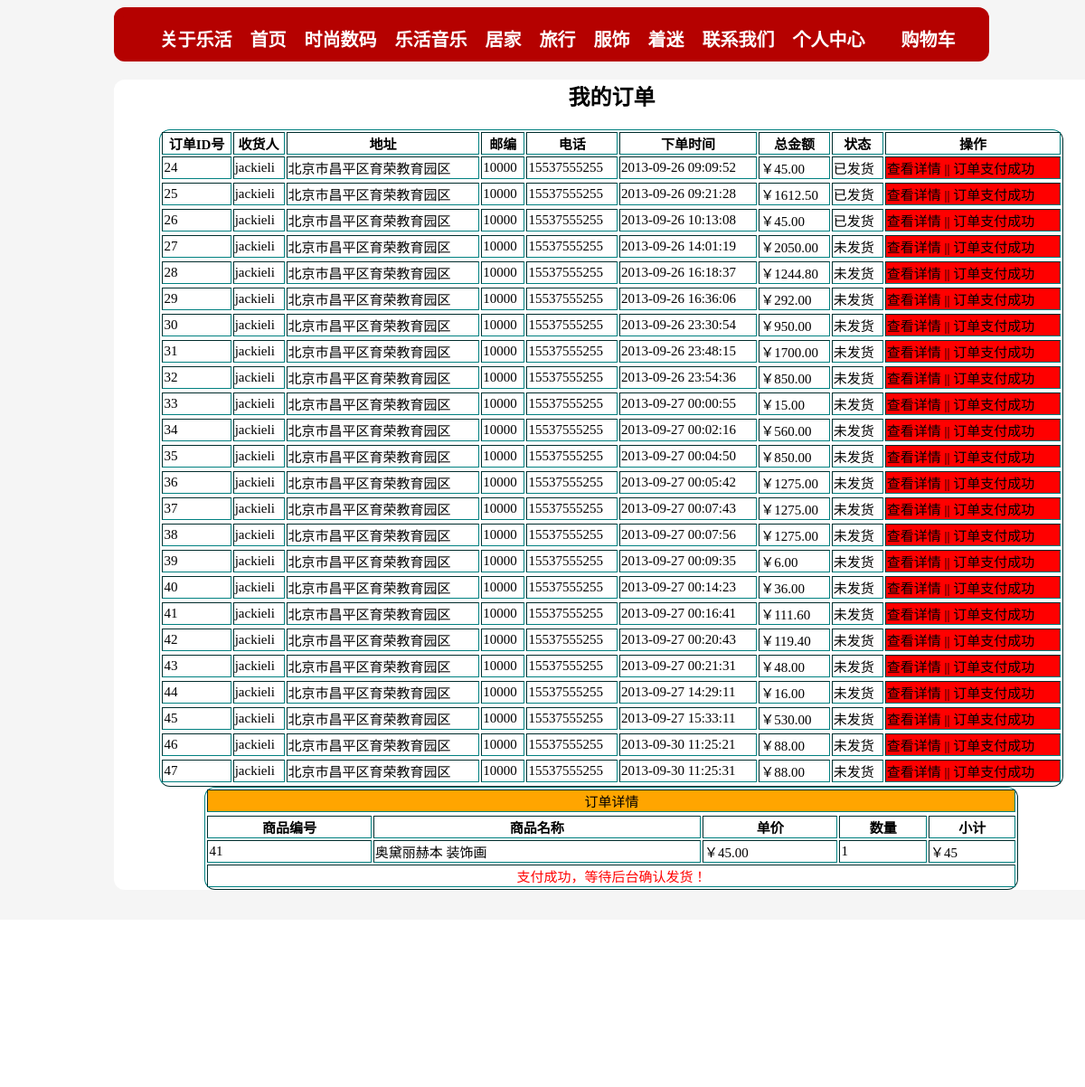
The page /home/zhifu.php?p=24 (signed in) on the database its author committed.
### tables this page shows
CREATE TABLE `orders` (
  `id` int(11) NOT NULL auto_increment,
  `uid` int(11) default NULL,
  `linkman` varchar(32) default NULL,
  `address` varchar(255) default NULL,
  `code` char(6) default NULL,
  `phone` varchar(16) default NULL,
  `addtime` int(11) default NULL,
  `total` double(8,2) default NULL,
  `status` tinyint(4) default NULL,
  PRIMARY KEY  (`id`)
);

CREATE TABLE `detail` (
  `id` int(11) NOT NULL auto_increment,
  `orderid` int(11) default NULL,
  `goodsid` int(11) default NULL,
  `name` varchar(32) default NULL,
  `price` double(6,2) default NULL,
  `num` int(11) default NULL,
  PRIMARY KEY  (`id`)
);

### home/zhifu.php (the view, shortened to what this page needs)
<html>
	<head>
	</head>
	<body bgcolor='whitesmoke'>
		<div style="width:80%;height:40px;background-color:#B50100;border:10px solid #b50100;margin-left:10%;border-radius:12px 12px 12px 12px;">
			<ul>
				<li style='float:left;'><a href=""><span style='font-size:20px;font-weight:bolder;line-height:20px;color:white;'>关于乐活</span></a></li>
				<li style='float:left;margin-left:20px;'><a href="index.php"><span style='font-size:20px;font-weight:bolder;line-height:20px;color:white;'>首页</span></a></li>
				<li style='float:left;margin-left:20px;'><a href=""><span style='font-size:20px;font-weight:bolder;line-height:20px;color:white;'>时尚数码</span></a></li>
				<li style='float:left;margin-left:20px;'><a href=""><span style='font-size:20px;font-weight:bolder;line-height:20px;color:white;'>乐活音乐</span></a></li>
				<li style='float:left;margin-left:20px;'><a href=""><span style='font-size:20px;font-weight:bolder;line-height:20px;color:white;'>居家</span></a></li>
				<li style='float:left;margin-left:20px;'><a href="lvlist.php"><span style='font-size:20px;font-weight:bolder;line-height:20px;color:white;'>旅行</span></a></li>
				<li style='float:left;margin-left:20px;'><a href=""><span style='font-size:20px;font-weight:bolder;line-height:20px;color:white;'>服饰</span></a></li>
				<li style='float:left;margin-left:20px;'><a href="list.php"><span style='font-size:20px;font-weight:bolder;line-height:20px;color:white;'>着迷</span></a></li>
				<li style='float:left;margin-left:20px;'><a href=""><span style='font-size:20px;font-weight:bolder;line-height:20px;color:white;'>联系我们</span></a></li><a name='top'>
				<li style='float:left;margin-left:20px;'><a href="selfcenter.php" target="_blank"><span style='font-size:20px;font-weight:bolder;line-height:20px;color:white;'>个人中心</span></a></li><a name='top'>
				<li style='float:left;margin-left:40px;'><a href="showCart.php"><span style='font-size:20px;font-weight:bolder;line-height:20px;color:white;'>购物车</span></a></li><a name='top'>
			</ul>
		</div>
		<div class='content'>
		<center>
				<h2><font face='隶书' >我的订单</font></h2>
		<table width='1000' border='1'>
			<tr>
				<th>订单ID号</th>
				<th>收货人</th>
				<th>地址</th>
				<th>邮编</th>
				<th>电话</th>
				<th>下单时间</th>
				<th>总金额</th>
				<th>状态</th>
				<th>操作</th>
			</tr>
				<?php
					$link=@mysql_connect(HOST,USER,PASS) or die("数据库连接失败！原因是：".mysql_error());
					$sql="select * from orders where uid={$_SESSION['adminuser']['id']}";
					$result=mysql_query($sql,$link);
						$a=array(0=>'未发货',1=>'已发货');
					if($result&&mysql_num_rows($result)>0){
						while($row=mysql_fetch_assoc($result)){
						echo "<tr>";
						echo "<td>{$row['id']}</td>";
						echo "<td>{$row['linkman']}</td>";
						echo "<td>{$row['address']}</td>";
						echo "<td>{$row['code']}</td>";
						echo "<td>{$row['phone']}</td>";
						echo "<td>".date('Y-m-d H:i:s',$row['addtime']+8*3600)."</td>";
						echo "<td>￥{$row['total']}</td>";
						echo "<td>{$a[$row['status']]}</td>";
						echo "<td style='background-color:red'>
						<a href='zhifu.php?p={$row['id']}'>查看详情</a> || 订单支付成功</td>";
						echo "<tr>";
						}
					}
				?>
		</table>
			<table width='900' border='1'>
			 <tr><td colspan='5' style='background-color:orange;' align='center'>订单详情</td><tr>
			<tr>
				<th>商品编号</th>
				<th>商品名称</th>
				<th>单价</th>
				<th>数量</th>
				<th>小计</th>
			</tr>
				<?php
					$link=@mysql_connect(HOST,USER,PASS) or die("数据库连接失败！原因是：".mysql_error());
					$k=$_GET['p'];
					$sql="select * from detail where orderid={$k}";
					$result=mysql_query($sql,$link);
					if($result&&mysql_num_rows($result)>0){
					while($row=mysql_fetch_assoc($result)){
					echo "<tr>";
					echo "<td>{$row['goodsid']}</td>";
					echo "<td>{$row['name']}</td>";
					echo "<td>￥{$row['price']}</td>";
					echo "<td>{$row['num']}</td>";
					echo "<td>￥".($row['price']*$row['num'])."</td>";
					echo "</tr>";
					}}
					echo "<tr>";
					echo "<td colspan='5' align='center' style='color:red'>支付成功，等待后台确认发货！</td>";
					echo "</tr>";
				?>
			</table>
		</center>
		</div>
		<br><br><br><br>
		<div class="bottom" style=''>
			<hr width="950">
			<div class="fontcolor_blue" align="center">
			<a href="#">关于乐活 广告服务</a>
			<a href="#">合作伙伴</a>
			<a href="#">客户中心</a>
			<a href="#">诚征英才</a>
			<a href="#">联系我们</a>
			<a href="#">网站地图</a>
			<a href="#">热门品牌 版权说明</a>
			</div>
			<div align="center">
			<a href="#">中国站</a>
			<a href="#">国际站 日文站 乐活站 支付宝 中国雅虎 口碑网  乐活推广联盟 </a>
			</div>
			<div align="center">Copyright 2010-2050, 版权所有 LOHAS.COM</div>
			<div class="fontcolor_blue" align="center">ICP证：京C2-20050291</div>
			<div align="center">广告经营许可证号：3301061000468</div>
		</div>
	</body>
</html>

### home/zhifu.php (style rules this page uses)
body { z-index:0; }
a { text-decoration:none;color:black; }
table { border-color:teal;font-family:'微软雅黑';font-weight:1px; font-size:15px;color:black;border-radius:12px 12px 12px 12px;z-index:2; }
tr { background-color:;margin:20px; }
li { list-style:none; }
.content { width:1100px;height:auto;background-color:white;margin-left:10%;border-radius:12px 12px 12px 12px;z-index:2 }

### rows shown on the page
orders: id "24", linkman "jackieli", address "北京市昌平区育荣教育园区", code "10000", phone "15537555255", addtime "2013-09-26 09:09:52", total "45.00", status "已发货"
orders: id "25", linkman "jackieli", address "北京市昌平区育荣教育园区", code "10000", phone "15537555255", addtime "2013-09-26 09:21:28", total "1612.50", status "已发货"
orders: id "26", linkman "jackieli", address "北京市昌平区育荣教育园区", code "10000", phone "15537555255", addtime "2013-09-26 10:13:08", total "45.00", status "已发货"
orders: id "27", linkman "jackieli", address "北京市昌平区育荣教育园区", code "10000", phone "15537555255", addtime "2013-09-26 14:01:19", total "2050.00", status "未发货"
orders: id "28", linkman "jackieli", address "北京市昌平区育荣教育园区", code "10000", phone "15537555255", addtime "2013-09-26 16:18:37", total "1244.80", status "未发货"
orders: id "29", linkman "jackieli", address "北京市昌平区育荣教育园区", code "10000", phone "15537555255", addtime "2013-09-26 16:36:06", total "292.00", status "未发货"
orders: id "30", linkman "jackieli", address "北京市昌平区育荣教育园区", code "10000", phone "15537555255", addtime "2013-09-26 23:30:54", total "950.00", status "未发货"
orders: id "31", linkman "jackieli", address "北京市昌平区育荣教育园区", code "10000", phone "15537555255", addtime "2013-09-26 23:48:15", total "1700.00", status "未发货"
orders: id "32", linkman "jackieli", address "北京市昌平区育荣教育园区", code "10000", phone "15537555255", addtime "2013-09-26 23:54:36", total "850.00", status "未发货"
orders: id "33", linkman "jackieli", address "北京市昌平区育荣教育园区", code "10000", phone "15537555255", addtime "2013-09-27 00:00:55", total "15.00", status "未发货"
orders: id "34", linkman "jackieli", address "北京市昌平区育荣教育园区", code "10000", phone "15537555255", addtime "2013-09-27 00:02:16", total "560.00", status "未发货"
orders: id "35", linkman "jackieli", address "北京市昌平区育荣教育园区", code "10000", phone "15537555255", addtime "2013-09-27 00:04:50", total "850.00", status "未发货"
orders: id "36", linkman "jackieli", address "北京市昌平区育荣教育园区", code "10000", phone "15537555255", addtime "2013-09-27 00:05:42", total "1275.00", status "未发货"
orders: id "37", linkman "jackieli", address "北京市昌平区育荣教育园区", code "10000", phone "15537555255", addtime "2013-09-27 00:07:43", total "1275.00", status "未发货"
orders: id "38", linkman "jackieli", address "北京市昌平区育荣教育园区", code "10000", phone "15537555255", addtime "2013-09-27 00:07:56", total "1275.00", status "未发货"
orders: id "39", linkman "jackieli", address "北京市昌平区育荣教育园区", code "10000", phone "15537555255", addtime "2013-09-27 00:09:35", total "6.00", status "未发货"
orders: id "40", linkman "jackieli", address "北京市昌平区育荣教育园区", code "10000", phone "15537555255", addtime "2013-09-27 00:14:23", total "36.00", status "未发货"
orders: id "41", linkman "jackieli", address "北京市昌平区育荣教育园区", code "10000", phone "15537555255", addtime "2013-09-27 00:16:41", total "111.60", status "未发货"
orders: id "42", linkman "jackieli", address "北京市昌平区育荣教育园区", code "10000", phone "15537555255", addtime "2013-09-27 00:20:43", total "119.40", status "未发货"
orders: id "43", linkman "jackieli", address "北京市昌平区育荣教育园区", code "10000", phone "15537555255", addtime "2013-09-27 00:21:31", total "48.00", status "未发货"
orders: id "44", linkman "jackieli", address "北京市昌平区育荣教育园区", code "10000", phone "15537555255", addtime "2013-09-27 14:29:11", total "16.00", status "未发货"
orders: id "45", linkman "jackieli", address "北京市昌平区育荣教育园区", code "10000", phone "15537555255", addtime "2013-09-27 15:33:11", total "530.00", status "未发货"
orders: id "46", linkman "jackieli", address "北京市昌平区育荣教育园区", code "10000", phone "15537555255", addtime "2013-09-30 11:25:21", total "88.00", status "未发货"
orders: id "47", linkman "jackieli", address "北京市昌平区育荣教育园区", code "10000", phone "15537555255", addtime "2013-09-30 11:25:31", total "88.00", status "未发货"
detail: goodsid "41", name "奥黛丽赫本 装饰画", price "45.00", num "1", $row['price']*$row['num'] "45"
